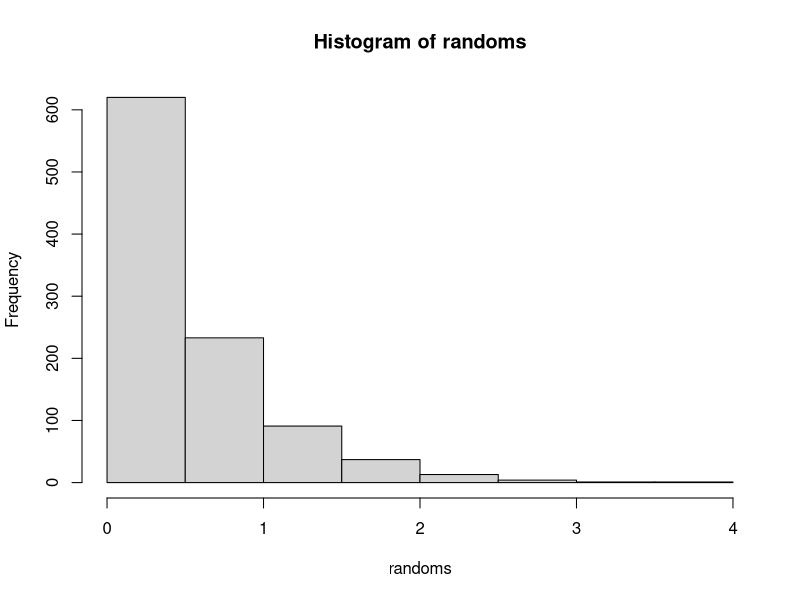

Here is the R script that generated this plot:
n_or_alpha = 1; 

lambda_or_beta = 2;


index = 1;

num_var = 1000;

randoms <- vector();

while(index <= num_var) {


	u = runif(1,0,1);
	randoms[index] = -log(u)/lambda_or_beta;
	index=index+1;
}

print(randoms);
hist(randoms);